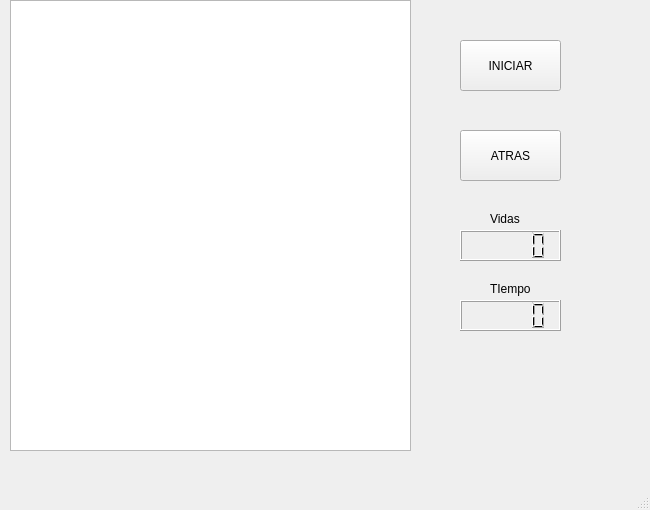
<?xml version="1.0" encoding="UTF-8"?>
<ui version="4.0">
 <class>MainWindow</class>
 <widget class="QMainWindow" name="MainWindow">
  <property name="geometry">
   <rect>
    <x>0</x>
    <y>0</y>
    <width>650</width>
    <height>510</height>
   </rect>
  </property>
  <property name="windowTitle">
   <string>MainWindow</string>
  </property>
  <widget class="QWidget" name="centralwidget">
   <widget class="QGraphicsView" name="mundo">
    <property name="geometry">
     <rect>
      <x>10</x>
      <y>0</y>
      <width>401</width>
      <height>451</height>
     </rect>
    </property>
    <property name="styleSheet">
     <string notr="true">border-image:url(:/imagenes/nivel2.png)</string>
    </property>
   </widget>
   <widget class="QPushButton" name="iniciar">
    <property name="geometry">
     <rect>
      <x>460</x>
      <y>40</y>
      <width>101</width>
      <height>51</height>
     </rect>
    </property>
    <property name="text">
     <string>INICIAR</string>
    </property>
   </widget>
   <widget class="QPushButton" name="atras">
    <property name="geometry">
     <rect>
      <x>460</x>
      <y>130</y>
      <width>101</width>
      <height>51</height>
     </rect>
    </property>
    <property name="text">
     <string>ATRAS</string>
    </property>
   </widget>
   <widget class="QLabel" name="label">
    <property name="geometry">
     <rect>
      <x>490</x>
      <y>210</y>
      <width>67</width>
      <height>17</height>
     </rect>
    </property>
    <property name="text">
     <string>Vidas</string>
    </property>
   </widget>
   <widget class="QLCDNumber" name="vidas">
    <property name="geometry">
     <rect>
      <x>460</x>
      <y>230</y>
      <width>101</width>
      <height>31</height>
     </rect>
    </property>
   </widget>
   <widget class="QLabel" name="label_2">
    <property name="geometry">
     <rect>
      <x>490</x>
      <y>280</y>
      <width>67</width>
      <height>17</height>
     </rect>
    </property>
    <property name="text">
     <string>TIempo</string>
    </property>
   </widget>
   <widget class="QLCDNumber" name="tiempo">
    <property name="geometry">
     <rect>
      <x>460</x>
      <y>300</y>
      <width>101</width>
      <height>31</height>
     </rect>
    </property>
   </widget>
   <widget class="QLabel" name="Boom">
    <property name="geometry">
     <rect>
      <x>160</x>
      <y>390</y>
      <width>111</width>
      <height>31</height>
     </rect>
    </property>
    <property name="text">
     <string/>
    </property>
   </widget>
   <widget class="QLabel" name="meta">
    <property name="geometry">
     <rect>
      <x>120</x>
      <y>380</y>
      <width>191</width>
      <height>31</height>
     </rect>
    </property>
    <property name="text">
     <string/>
    </property>
   </widget>
  </widget>
  <widget class="QMenuBar" name="menubar">
   <property name="geometry">
    <rect>
     <x>0</x>
     <y>0</y>
     <width>650</width>
     <height>21</height>
    </rect>
   </property>
  </widget>
  <widget class="QStatusBar" name="statusbar"/>
 </widget>
 <resources/>
 <connections/>
</ui>
